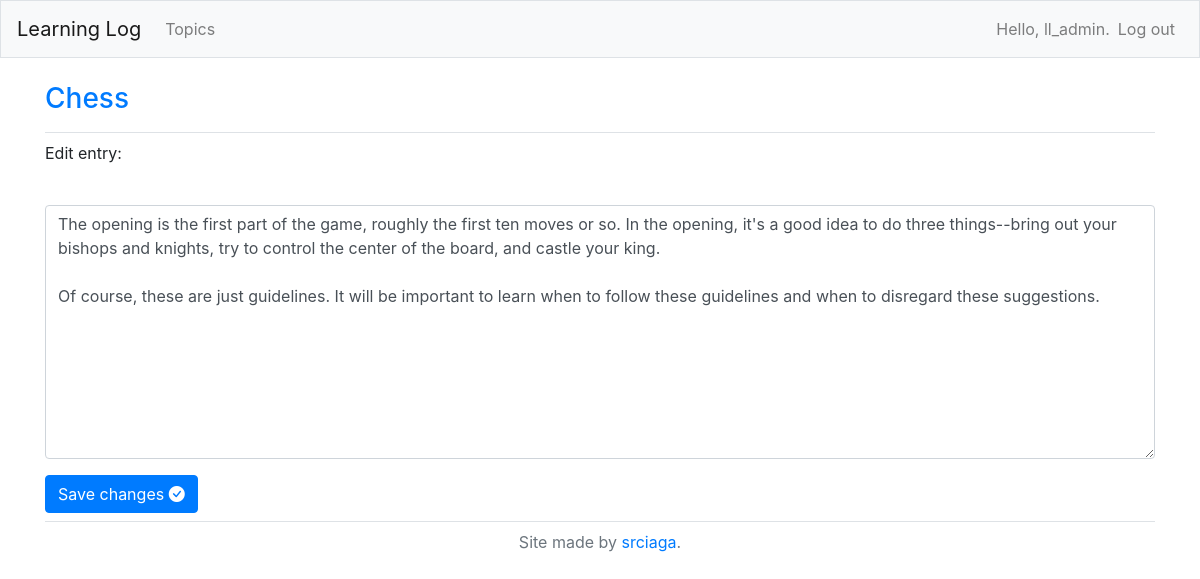
The page /edit_entry/1/ (signed in) on the database its author committed.
### learning_logs/models.py (models this page shows, shortened)
class Topic(models.Model):
    text = models.CharField(max_length=200)
    date_added = models.DateTimeField(auto_now_add=True)
    owner = models.ForeignKey(User, on_delete=models.CASCADE)
    def __str__(self):
        return self.text

class Entry(models.Model):
    topic = models.ForeignKey(Topic, on_delete=models.CASCADE)
    text = models.TextField()
    date_added = models.DateTimeField(auto_now_add=True)
    class Meta:
        verbose_name_plural = 'entries'

### learning_logs/views.py (the view)
# urls.py: path('edit_entry/<int:entry_id>/', views.edit_entry, name='edit_entry'),
@login_required
def edit_entry(request, entry_id):
    entry = Entry.objects.get(id=entry_id)
    topic = entry.topic
    if topic.owner != request.user:
        raise Http404
    if request.method != 'POST':
        form = EntryForm(instance=entry)
    else:
        form = EntryForm(instance=entry, data=request.POST)
        if form.is_valid():
            form.save()
            return redirect('learning_logs:topic', topic_id=topic.id)
    context = {'entry': entry, 'topic': topic, 'form': form}
    return render(request, 'learning_logs/edit_entry.html', context)

### learning_logs/forms.py
class EntryForm(forms.ModelForm):
    class Meta:
        model = Entry
        fields = ['text']
        labels = {'text': ''}
        widgets = {'text': forms.Textarea(attrs={'cols': 80})}

### learning_logs/templates/learning_logs/edit_entry.html (shortened to what this page needs)
{% extends "learning_logs/base.html" %}
{% load bootstrap4 %}
{% block page_header %}
<h3><a href="{% url 'learning_logs:topic' topic.id %}">{{ topic }}</a></h3>
{% endblock page_header %}
{% block content %}
  <p>Edit entry:</p>
  <form action="{% url 'learning_logs:edit_entry' entry.id %}" method='post'>
    {% bootstrap_form form %}
    {% buttons %}
    <button name="submit" class="btn btn-primary">Save changes <i class="bi bi-check-circle-fill"></i></button>
    {% endbuttons %}
  </form>
{% endblock content %}

### learning_logs/templates/learning_logs/base.html (shortened to what this page needs)
{% load bootstrap4 %}
<!doctype html>
<html lang="en">
<head>
    {% bootstrap_css %}
</head>
<body>
    <nav class="navbar navbar-expand-md navbar-light bg-light mb-4 border">
        <a class="navbar-brand" href="{% url 'learning_logs:index'%}">
            Learning Log</a>
        <div class="collapse navbar-collapse" id="navbarCollapse">
            <ul class="navbar-nav mr-auto">
                <li class="nav-item">
                    <a class="nav-link" href="{% url 'learning_logs:topics'%}">
                        Topics</a></li>
            </ul>
            <ul class="navbar-nav ml-auto">
                {% if user.is_authenticated %}
                <li class="nav-item">
                    <span class="navbar-text">Hello, {{ user.username }}.</span>
                </li>
                <li class="nav-item">
                    <a class="nav-link" href="{% url 'users:logout' %}">Log out</a>
                </li>
                {% else %}
                <li class="nav-item">
                    <a class="nav-link" href="{% url 'users:register' %}">Register</a>
                </li>
                <li class="nav-item">
                    <a class="nav-link" href="{% url 'users:login' %}">Log in</a></li>
                {% endif %}
            </ul>
        </div>
    </nav>
    <main role="main" class="container">
        <div class="pb-2 mb-2 border-bottom">
            {% block page_header %}{% endblock page_header %}
        </div>
        <div class="pb-2 mb-2 border-bottom">
            {% block content %}{% endblock content %}
        </div>
    </main>
    <footer>
        <p class="text-center text-muted">Site made by <a href="https://github.com/srciaga">srciaga</a>.</p>
    </footer>
</body>
</html>

### rows shown on the page
Topic: text "Chess"
Entry: text "The opening is the first part of the game, roughly the first ten moves or so. In the opening, it's a good idea to do three things--bring out your bishops and knights, try to control the center of the board, and castle your king. Of course, these are just guidelines. It will be important to learn when to follow these guidelines and when to disregard these suggestions."

### other values the page prints
{{ user.username }} "ll_admin"
